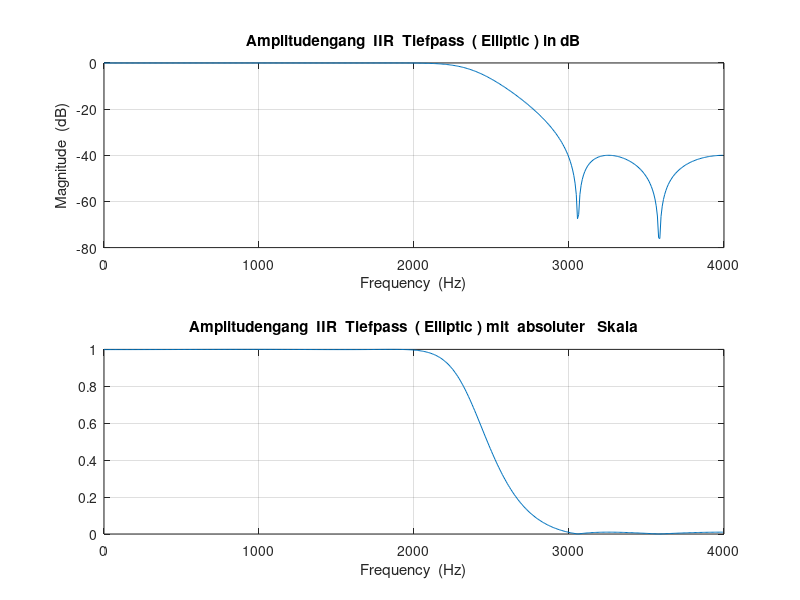
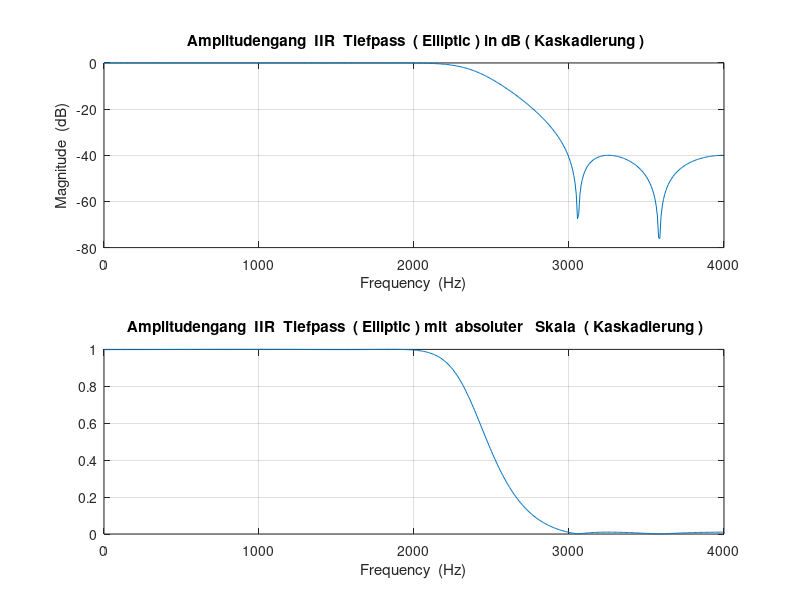
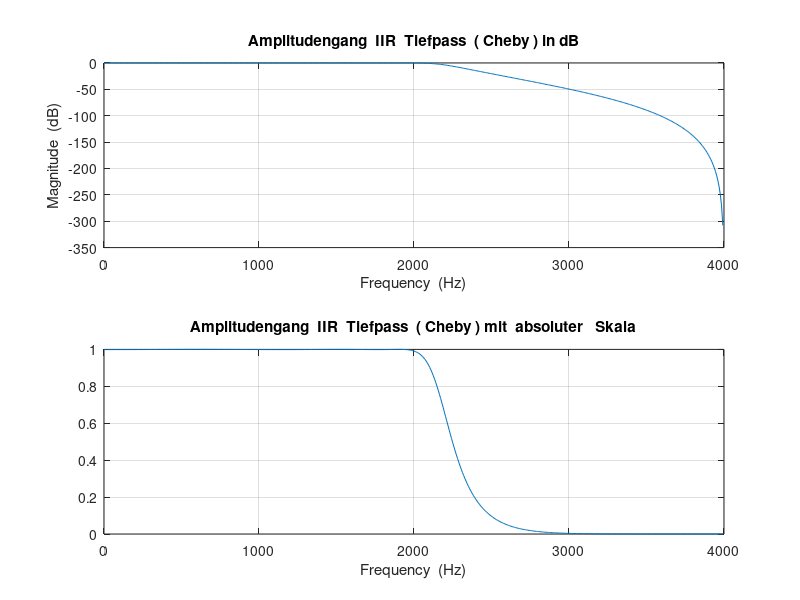
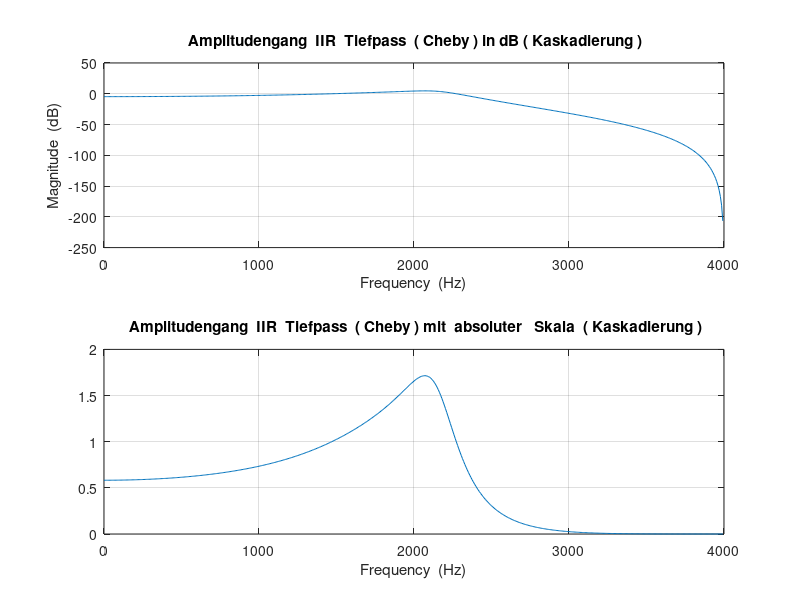

The MATLAB script that drew these images, in order:
%% DVP4 Filterentwurf IIR


Fs = 8000;              % Sample frequency [Hz]
fg_passband = 1950;     % Passband corner frequency [Hz]
fg_stopband = 3000;     % Stopband corner frequency [Hz]

Wp = fg_passband/(Fs/2);% Passband corner frequency normalized to 1/2 sample frequency
Ws = fg_stopband/(Fs/2);% Stopband corner frequency normalized to 1/2 sample frequency
Rs = 40;                % Stopband attenuation [db]
Rp = 0.01;              % Passband ripple [db]


%% IIR LP-Filterentwurf: ellipord & ellip

% ellipord calculates the minimum order of a digital or analog elliptic filter 
% required to meet a set of filter design specifications.
% n -> returns the lowest order
% Wp -> Cutoff frequencies
[n_ellipord, Wp_ellipord] = ellipord(Wp, Ws, Rp, Rs); 

% Returns the transfer function coefficients of an nth-order lowpass digital elliptic filter 
% with normalized passband edge frequency Wp
[b_ellip, a_ellip] = ellip(n_ellipord, Rp, Rs, Wp_ellipord);

% Convert digital filter transfer function data to second-order sections form
% sos -> matrix with second-order section
% g -> gain factor
[sos_ellip, g_ellip] = tf2sos(b_ellip, a_ellip);

% Amplitudengang
[amp , freq ] = freqz(b_ellip, a_ellip, 512, Fs);
figure (1);
subplot (211);
plot (freq ,(20* log10 (abs(amp ))));
grid on;
title (' Amplitudengang  IIR  Tiefpass  ( Elliptic ) in dB ');
xlabel ('Frequency  (Hz)');
ylabel ('Magnitude  (dB)');
subplot (212);
plot (freq ,abs(amp ));
grid on;
title (' Amplitudengang  IIR  Tiefpass  ( Elliptic ) mit  absoluter   Skala ');
xlabel ('Frequency  (Hz)');

% IIR Filter with stages, scatter gain factor over the stages
% column -> spalte, row -> zeile
[ sos_ellip_column , sos_ellip_row ] = size(sos_ellip);
% calculate the iir filter order
iir_ellip_order = (sos_ellip_row/2)-1; % angucken!!!!!!!!!!!!!!!!!!!

% scatter the gain factor over the stages
% n-square of the factor, n=stages / nthroot->n-square
% Transponierte Direktstruktur II <- g scatter only over coeff b
for(k=1: sos_ellip_column)
    for(m=1: (sos_ellip_row/2))
        sos_ellip(k,m)= sos_ellip(k,m)* nthroot (g_ellip, iir_ellip_order ); % angucken!!!!!!!!!!!!!!!!!!!
    end
end

num_ellip = sos_ellip (:,1:3);
den_ellip = sos_ellip (:,4:6);

[amp_ellip1 , f_ellip1] = freqz(num_ellip(1,:) ,[den_ellip(1,1) den_ellip(1,2:3)]);
[amp_ellip2 , f_ellip2] = freqz(num_ellip(2,:) ,[den_ellip(2,1) den_ellip(2,2:3)]);

figure(2);
subplot(211);
plot(freq ,( 20* log10 (abs( amp_ellip1 )) + 20* log10 (abs( amp_ellip2 )) ) );
grid on;
title (' Amplitudengang  IIR  Tiefpass  ( Elliptic ) in dB ( Kaskadierung )');
xlabel ('Frequency  (Hz)');
ylabel ('Magnitude  (dB)');
subplot (2 ,1 ,2);
plot (freq ,abs( amp_ellip1 .* amp_ellip2 ));
grid on;
title (' Amplitudengang  IIR  Tiefpass  ( Elliptic ) mit  absoluter   Skala  ( Kaskadierung )');
xlabel ('Frequency  (Hz)');

%% Koeffizienten Ausgabe Ellip

% create header file IIR_LP_ellip_cheby1.h
% assumption: IIR filter coefficients are stored in num_IIR, den_IIR and that
% the filter has a degree of N_IIR_LP
filnam = fopen('IIR_LP_ellip.h', 'w'); % generate include-file
fprintf(filnam,'#define N_IIR_LP %d\n', ((sos_ellip_row/2)-1));
fprintf(filnam,'short num_ellip[N_IIR_LP][VALUE]=\n');
for i=1 : (sos_ellip_column)
    fprintf(filnam, '{');
    for j=1 : (sos_ellip_row/2)
        fprintf(filnam,' %6.0d', round(num_ellip(i,j)*32768) );
        if j < (sos_ellip_row/2)
            fprintf(filnam, ',');
        end
        j = j + 1;
    end
    j=0;
	fprintf(filnam, '},\n');
end
fprintf(filnam,'\n');
fprintf(filnam,'short den_ellip[N_IIR_LP][VALUE]=\n');
for i=1 : (sos_ellip_column)
    fprintf(filnam, '{');
    for j=1 : (sos_ellip_row/2)
        fprintf(filnam,' %6.0d', round(den_ellip(i,j)*32768) );
        if j < (sos_ellip_row/2)
            fprintf(filnam, ',');
        end
        j = j + 1;
    end
    j=0;
	fprintf(filnam, '},\n');
end

fclose(filnam); 


%% IIR LP-Filterentwurf: cheb1ord & cheby1

% cheb1ord calculates the minimum order of a digital or analog Chebyshev Type I filter 
% required to meet a set of filter design specifications.
% n -> returns the lowest order
% Wp -> Cutoff frequencies
[n_cheb1ord, Wp_cheb1ord] = cheb1ord(Wp, Ws, Rp, Rs);

% Returns the transfer function coefficients of an nth-order lowpass digital Chebyshev Type I filter 
% with normalized passband edge frequency Wp and Rp decibels of peak-to-peak passband ripple.
[b_cheby1, a_cheby1] = cheby1(n_cheb1ord, Rp, Wp_cheb1ord);

% Convert digital filter transfer function data to second-order sections form
% sos -> matrix with second-order section
% g -> gain factor
[sos_cheby1, g_cheby1] = tf2sos(b_cheby1, a_cheby1);


% Amplitudengang
[amp_cheby , freq_cheby ] = freqz(b_cheby1, a_cheby1, 512, Fs);
figure (3);
subplot (211);
plot (freq_cheby ,(20* log10 (abs(amp_cheby ))));
grid on;
title (' Amplitudengang  IIR  Tiefpass  ( Cheby ) in dB ');
xlabel ('Frequency  (Hz)');
ylabel ('Magnitude  (dB)');
subplot (212);
plot (freq_cheby ,abs(amp_cheby ));
grid on;
title (' Amplitudengang  IIR  Tiefpass  ( Cheby ) mit  absoluter   Skala ');
xlabel ('Frequency  (Hz)');

% IIR Filter with stages, scatter gain factor over the stages
% column -> spalte, row -> zeile
[ sos_cheby1_column , sos_cheby1_row ] = size(sos_cheby1);
% calculate the iir filter order
iir_cheby1_order = (sos_cheby1_row/2);

% scatter the gain factor over the stages
% n-square of the factor, n=stages / nthroot->n-square
% Transponierte Direktstruktur II <- g scatter only over coeff b
for(k=1: sos_cheby1_column)
    for(m=1: (sos_cheby1_row/2))
        sos_cheby1(k,m)= sos_cheby1(k,m)* nthroot (g_cheby1, iir_cheby1_order ); % 
    end
end

num_cheby1 = sos_cheby1 (:,1:3);
den_cheby1 = sos_cheby1 (:,4:6);

[amp_cheby11 , f_cheby11] = freqz(num_cheby1(1,:) ,[den_cheby1(1,1) den_cheby1(1,2:3)]);
[amp_cheby12 , f_cheby12] = freqz(num_cheby1(2,:) ,[den_cheby1(2,1) den_cheby1(2,2:3)]);

figure(4);
subplot(211);
plot(freq ,( 20* log10 (abs( amp_cheby11 )) + 20* log10 (abs( amp_cheby12 )) ) );
grid on;
title (' Amplitudengang  IIR  Tiefpass  ( Cheby ) in dB ( Kaskadierung )');
xlabel ('Frequency  (Hz)');
ylabel ('Magnitude  (dB)');
subplot (2 ,1 ,2);
plot (freq ,abs( amp_cheby11 .* amp_cheby12 ));
grid on;
title (' Amplitudengang  IIR  Tiefpass  ( Cheby ) mit  absoluter   Skala  ( Kaskadierung )');
xlabel ('Frequency  (Hz)');

%% Koeffizienten Ausgabe Cheby1

% create header file IIR_LP_ellip_cheby1.h
% assumption: IIR filter coefficients are stored in num_IIR, den_IIR and that
% the filter has a degree of N_IIR_LP
filnam = fopen('IIR_LP_cheby1.h', 'w'); % generate include-file
fprintf(filnam,'#define N_IIR_LP %d\n', (sos_cheby1_row/2));
fprintf(filnam,'short num_cheby1[N_IIR_LP]=\n');
for i=1 : (sos_cheby1_column)
    fprintf(filnam, '{');
    for j=1 : (sos_cheby1_row/2)
        fprintf(filnam,' %6.0d', round(num_cheby1(i,j)*32768) );
        if j < (sos_cheby1_row/2)
            fprintf(filnam, ',');
        end
        j = j + 1;
    end
    j=0;
	fprintf(filnam, '},\n');
end
fprintf(filnam,'\n');
fprintf(filnam,'short den_cheby1[N_IIR_LP][VALUE]=\n');
for i=1 : (sos_cheby1_column)
    fprintf(filnam, '{');
    for j=1 : (sos_cheby1_row/2)
        fprintf(filnam,' %6.0d', round(den_cheby1(i,j)*32768) );
        if j < (sos_cheby1_row/2)
            fprintf(filnam, ',');
        end
        j = j + 1;
    end
    j=0;
	fprintf(filnam, '},\n');
end

fclose(filnam); 

%% IIR HP-Filterentwurf: ellipord & ellip

Wp = 1950/( Fs /2); % passband corner frequency
Ws = 3000/( Fs /2); % stopband corner frequency

% ellipord calculates the minimum order of a digital or analog elliptic filter 
% required to meet a set of filter design specifications.
% n -> returns the lowest order
% Wp -> Cutoff frequencies
[n_ellipord_HP, Wp_ellipord_HP] = ellipord(Wp, Ws, Rp, Rs); 

% Returns the transfer function coefficients of an nth-order lowpass digital elliptic filter 
% with normalized passband edge frequency Wp
[b_ellip_HP, a_ellip_HP] = ellip(n_ellipord_HP, Rp, Rs, Wp_ellipord_HP, 'high');

% Convert digital filter transfer function data to second-order sections form
% sos -> matrix with second-order section
% g -> gain factor
[sos_ellip_HP, g_ellip_HP] = tf2sos(b_ellip_HP, a_ellip_HP);

% Amplitudengang
[amp_ellip_HP , freq_ellip_HP ] = freqz(b_ellip_HP, a_ellip_HP, 512, Fs);
figure (5);
subplot (211);
plot (freq_ellip_HP ,(20* log10 (abs(amp_ellip_HP ))));
grid on;
title (' Amplitudengang  IIR  Hochpass  ( Elliptic ) in dB ');
xlabel ('Frequency  (Hz)');
ylabel ('Magnitude  (dB)');
subplot (212);
plot (freq_ellip_HP ,abs(amp_ellip_HP ));
grid on;
title (' Amplitudengang  IIR  Hochpass  ( Elliptic ) mit  absoluter   Skala ');
xlabel ('Frequency  (Hz)');

% IIR Filter with stages, scatter gain factor over the stages
% column -> spalte, row -> zeile
[ sos_ellip_HP_column , sos_ellip_HP_row ] = size(sos_ellip_HP);
% calculate the iir filter order
iir_ellip_HP_order = (sos_ellip_HP_row/2)-1;

% scatter the gain factor over the stages
% n-square of the factor, n=stages / nthroot->n-square
% Transponierte Direktstruktur II <- g scatter only over coeff b
for(k=1: sos_ellip_HP_column)
    for(m=1: (sos_ellip_HP_row/2))
        sos_ellip_HP(k,m)= sos_ellip_HP(k,m)* nthroot (g_ellip_HP, iir_ellip_HP_order );
    end
end

num_ellip_HP = sos_ellip_HP (:,1:3);
den_ellip_HP = sos_ellip_HP (:,4:6);

[amp_ellip1_HP , f_ellip1_HP] = freqz(num_ellip_HP(1,:) ,[den_ellip_HP(1,1) den_ellip_HP(1,2:3)]);
[amp_ellip2_HP , f_ellip2_HP] = freqz(num_ellip_HP(2,:) ,[den_ellip_HP(2,1) den_ellip_HP(2,2:3)]);

figure(6);
subplot(211);
plot(f_ellip1_HP ,( 20* log10 (abs( amp_ellip1_HP )) + 20* log10 (abs( amp_ellip2_HP )) ) );
grid on;
title (' Amplitudengang  IIR  Hochpass  ( Elliptic ) in dB ( Kaskadierung )');
xlabel ('Frequency  (Hz)');
ylabel ('Magnitude  (dB)');
subplot (212);
plot (f_ellip1_HP ,abs( amp_ellip1_HP .* amp_ellip2_HP ));
grid on;
title (' Amplitudengang  IIR  Hochpass  ( Elliptic ) mit  absoluter   Skala  ( Kaskadierung )');
xlabel ('Frequency  (Hz)');

%% Koeffizienten Ausgabe Ellip HP

% create header file IIR_HP_ellip_cheby1.h
% assumption: IIR filter coefficients are stored in num_IIR, den_IIR and that
% the filter has a degree of N_IIR_LP
filnam = fopen('IIR_HP_ellip.h', 'w'); % generate include-file
fprintf(filnam,'#define N_IIR_LP %d\n', (sos_ellip_HP_row/2));
fprintf(filnam,'short num_ellip_hp[N_IIR_LP][VALUE]=\n');
for i=1 : (sos_ellip_HP_column)
    fprintf(filnam, '{');
    for j=1 : (sos_ellip_HP_row/2)
        fprintf(filnam,' %6.0d', round(num_ellip_HP(i,j)*32768) );
        if j < (sos_ellip_HP_row/2)
            fprintf(filnam, ',');
        end
        j = j + 1;
    end
    j=0;
	fprintf(filnam, '},\n');
end
fprintf(filnam,'\n');
fprintf(filnam,'short den_ellip_hp[N_IIR_LP][VALUE]=\n');
for i=1 : (sos_ellip_HP_column)
    fprintf(filnam, '{');
    for j=1 : (sos_ellip_HP_row/2)
        fprintf(filnam,' %6.0d', round(den_ellip_HP(i,j)*32768) );
        if j < (sos_ellip_HP_row/2)
            fprintf(filnam, ',');
        end
        j = j + 1;
    end
    j=0;
	fprintf(filnam, '},\n');
end

fclose(filnam); 

%% Zeit Simulation

fs = 8000;
Ns = 256;
t =0:1/ fs :(1/ fs )*(Ns -1);
x_n = 0;
x_n = x_n + 0.2 * cos (2* pi* 500 *t);
x_n = x_n + 0.2 *cos (2* pi* 1250 *t);
x_n = x_n + 0.2 *cos (2* pi* 2000 *t);
x_n = x_n + 0.2 *cos (2* pi* 2500 *t);
x_n = x_n + 0.2 *cos (2* pi* 3500 *t);
% convert H(z) to equivalent second - order section representation
[sos_sim ,g_sim] = tf2sos (b_ellip_HP,a_ellip_HP);
% filter with cascaded filter
y_n = x_n;
for i=1: size (sos_sim ,1)
y_n = filter (sos_sim(i ,1:3) , sos_sim(i ,4:6) , y_n );
end
y_n = y_n*g_sim;
% original filter to compare with cascaded filter
y_n2 = x_n;
y_n2 = filter (b_ellip_HP,a_ellip_HP, y_n2 );
%%
figure (7);
% input signal
plot (t,x_n );
grid on;
title (' Eingangssignal ');
xlabel ('Zeit  (s)');
%%
figure (8);
% filtered with original filter
plot (t, y_n2 );
grid on;
title (' Ausgangssignal   nach   direkter   Filterung ');
xlabel ('Zeit  (s)');
%%
figure (9);
% filtered with cascade - filter
plot (t,y_n );
grid on;
title (' Ausgangssignal   nach   kaskadierter   Filterung ');
xlabel ('Zeit  (s)');
%%
figure (10);
% input spectrum
xfftmag =( abs(fft(x_n ,Ns ))); % Compute spectrum of input signal .
xfftmagh = xfftmag (1: length ( xfftmag )/2);
% Plot only the first half of FFT , since second half is mirror imag
f =[1:1: length( xfftmagh )]* fs/Ns; % Make freq array from 0 Hz to Fs /2 Hz.
plot (f, xfftmagh ); % Plot frequency spectrum of input signal
grid on;
title (' Eingangsspektrum ');
xlabel ('freq  (Hz)');
%%
figure (11);
% filtered with original filter
yfftmag =( abs(fft(y_n2 ,Ns )));
yfftmagh = yfftmag (1: length ( yfftmag )/2);
% Plot only the first half of FFT , since second half is mirror image
plot (f, yfftmagh ); % Plot frequency spectrum of input signal
grid on;
title (' Ausgangsspektrum   nach   direkter   Filterung ');
xlabel ('freq  (Hz)');
%%
figure (12);
% filtered with cascade - filter
yfftmag =( abs(fft(y_n ,Ns )));
yfftmagh = yfftmag (1: length ( yfftmag )/2);
% Plot only the first half of FFT , since second half is mirror image
plot (f, yfftmagh ); % Plot frequency spectrum of input signal
grid on;
title (' Ausgangsspektrum   nach   kaskadierter   Filterung ');
xlabel ('freq  (Hz)');